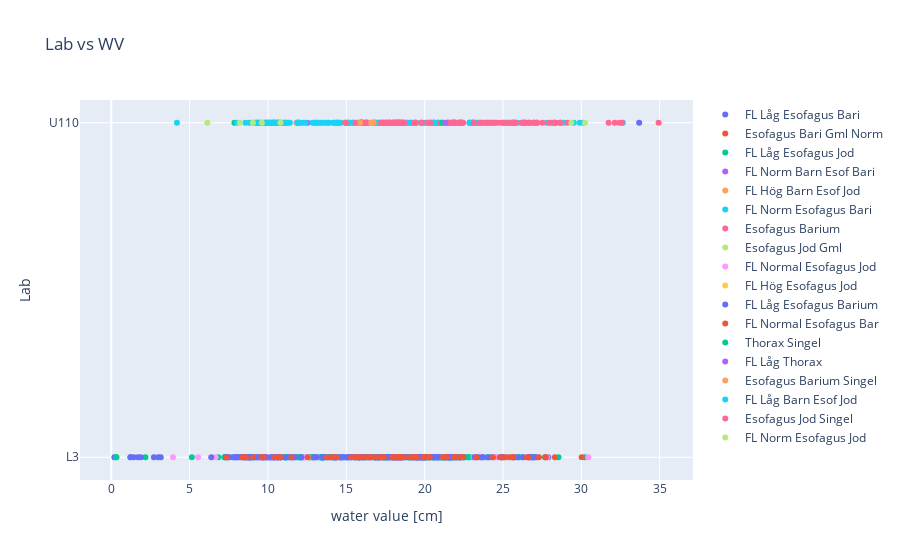

Notebook cell for this chart:
### Code cell
# Beroenden av vattenvärdet PatientEquivalentThickness

#Konvertera L3 vattenvärden med faktor 10
#j=0
#for j in range(len(data_vv)):
#    if data_vv['DisplayName'][j] == 'L3':
#        data_vv['PatientEquivalentThickness'][j] = data_vv['PatientEquivalentThickness'][j]/10

#Droppa L3 pga faktor 10 fel på vv
#data_vv = data_vv[data_vv['DisplayName'] != 'L3']

fig = go.Figure()

i=0
for i in range(len(unikprot_vv)):
    fig.add_trace(
        go.Scatter(x=data_vv[data_vv['AcquisitionProtocol']==unikprot_vv[i]].PatientEquivalentThickness,
                   y=data_vv[data_vv['AcquisitionProtocol']==unikprot_vv[i]].DisplayName, #DoseRP,
                   mode='markers',
                   name=unikprot_vv[i])
    )


fig.update_layout(title='Lab vs WV',
                  yaxis_title='Lab', xaxis_title='water value [cm]'
)

#fig.update_xaxes(title_text='Event', row=1, col=1)    
#fig.update_xaxes(title_text='Event', row=1, col=2)
#fig.update_xaxes(title_text='Event', row=1, col=3)

#tot_fl = len(data_vv[data_vv['AcquisitionProtocol']=='FL Norm Esofagus Bari'])
#tot_exp = len(data_vv[data_vv['AcquisitionProtocol']=='Esofagus Barium'])

#print(f'Totalt {tot_fl} genomlysningsevents och {tot_exp} exponeringsevents')

fig.show()

### Figure 1 — Plotly figure (JSON) as saved in the notebook; plotly's stock layout.template omitted (floating-point values rounded to 4 significant figures; data arrays with more than 128 entries replaced by an {"elided": "..."} marker saying what was removed)
{"data": [{"mode": "markers", "name": "FL Låg Esofagus Bari", "type": "scatter", "x": {"elided": "149 float values"}, "y": {"elided": "149 str values"}}, {"mode": "markers", "name": "Esofagus Bari Gml Norm", "type": "scatter", "x": [12.73], "y": ["L3"]}, {"mode": "markers", "name": "FL Låg Esofagus Jod", "type": "scatter", "x": {"elided": "181 float values"}, "y": {"elided": "181 str values"}}, {"mode": "markers", "name": "FL Norm Barn Esof Bari", "type": "scatter", "x": [18.92, 16.28, 17.82, 14.43, 12.52, 20.53, 19.97, 14.39], "y": ["U110", "U110", "U110", "U110", "U110", "U110", "U110", "U110"]}, {"mode": "markers", "name": "FL Hög Barn Esof Jod", "type": "scatter", "x": [11.82], "y": ["U110"]}, {"mode": "markers", "name": "FL Norm Esofagus Bari", "type": "scatter", "x": {"elided": "199 float values"}, "y": {"elided": "199 str values"}}, {"mode": "markers", "name": "Esofagus Barium", "type": "scatter", "x": [23.75, 17.81, 24.76, 17.93, 22.27, 26.35, 18.12, 18.14, 26.77, 18.38, 18.36, 23.86, 24.1, 19.45, 24.42, 18.06, 28.29, 18.5, 27.16, 25.8, 15.97, 20.33, 16.24, 15.98, 20.35, 19.33, 22.39, 22.3, 21.95, 16.3, 16.32, 27.52, 24.97, 31.74, 28.37, 32.58, 23.53, 17.33, 25.43, 26.16, 18.48, 21.88, 18.18, 17.23, 14.97, 23.14, 21.68, 14.94, 21.99, 21.46, 18.31, 28.09, 22.45, 21.02, 20.22, 15.59, 18.47, 18.61, 18.3, 16, 19.82, 29.11, 27.17, 24.56, 18.53, 34.93, 27.95, 32.13, 32.43, 25.09, 26.58, 27, 18.32, 27, 28.65, 18.71, 17.44, 17.63, 25.65, 17.28, 25.63, 26.36, 21.8, 17.21, 16.69, 25.56, 25.23], "y": ["U110", "U110", "U110", "U110", "U110", "U110", "U110", "U110", "U110", "U110", "U110", "U110", "U110", "U110", "U110", "U110", "U110", "U110", "U110", "U110", "U110", "U110", "U110", "U110", "U110", "U110", "U110", "U110", "U110", "U110", "U110", "U110", "U110", "U110", "U110", "U110", "U110", "U110", "U110", "U110", "U110", "U110", "U110", "U110", "U110", "U110", "U110", "U110", "U110", "U110", "U110", "U110", "U110", "U110", "U110", "U110", "U110", "U110", "U110", "U110", "U110", "U110", "U110", "U110", "U110", "U110", "U110", "U110", "U110", "U110", "U110", "U110", "U110", "U110", "U110", "U110", "U110", "U110", "U110", "U110", "U110", "U110", "U110", "U110", "U110", "U110", "L3"]}, {"mode": "markers", "name": "Esofagus Jod Gml", "type": "scatter", "x": [12.57, 11.55, 20.42, 21.39, 10.28, 10.82, 20.48, 21.05, 25.45, 25.83], "y": ["L3", "L3", "L3", "L3", "L3", "L3", "L3", "L3", "L3", "L3"]}, {"mode": "markers", "name": "FL Normal Esofagus Jod", "type": "scatter", "x": [21.45, 21.87, 30.44, 23.21, 27.81, 21.39, 21.56, 12.32, 19.33, 18.38, 24.97, 19.38, 17.94, 8.61, 9.55, 9.52, 24.53, 3.94, 13.12, 12.31, 12.44, 14.97, 16.95, 10.51, 16.45, 15.61, 22.35, 24.59, 14.63, 15.09, 11.71, 19.51, 19.58, 8.81, 10.08, 10.05, 9.61, 17.09, 18.13, 18.42, 6.66, 9.68, 9.63, 10, 7.42, 8.73, 17.15, 17.02, 18.03, 9.22, 7.88, 5.54, 10.32, 9.84, 21.11, 24.91, 19.56, 23.58, 23.58, 24.55, 22.02, 20.2, 20.74, 21.98, 19.5, 23.13], "y": ["L3", "L3", "L3", "L3", "L3", "L3", "L3", "L3", "L3", "L3", "L3", "L3", "L3", "L3", "L3", "L3", "L3", "L3", "L3", "L3", "L3", "L3", "L3", "L3", "L3", "L3", "L3", "L3", "L3", "L3", "L3", "L3", "L3", "L3", "L3", "L3", "L3", "L3", "L3", "L3", "L3", "L3", "L3", "L3", "L3", "L3", "L3", "L3", "L3", "L3", "L3", "L3", "L3", "L3", "L3", "L3", "L3", "L3", "L3", "L3", "L3", "L3", "L3", "L3", "L3", "L3"]}, {"mode": "markers", "name": "FL Hög Esofagus Jod", "type": "scatter", "x": [20.85], "y": ["L3"]}, {"mode": "markers", "name": "FL Låg Esofagus Barium", "type": "scatter", "x": {"elided": "174 float values"}, "y": {"elided": "174 str values"}}, {"mode": "markers", "name": "FL Normal Esofagus Bar", "type": "scatter", "x": [27.29, 27.73, 16.47, 17.18, 9.6, 10.78, 10.69, 27.7, 26.53, 18.05, 26.62, 18.06, 19.18, 17.93, 17.4, 16.81, 14.2, 8.5, 22.47, 13.76, 22.02, 15.31, 9.05, 9.73, 9.63, 8.38, 8.58, 17.31, 18.6, 7.35, 18.99, 18.26, 15.8, 16.51, 19.27, 8.49, 20.17, 20.32, 24.36, 21.86, 21.38, 14.02, 14.37, 20.28, 19.93, 21.22, 15.85, 21.43, 10.38, 22.21, 20.01, 21.18, 16.81, 11.5, 18.54, 18.33, 17.19, 16.25, 16.15, 10.75, 12.54, 24.79, 25.65, 25.65, 19.94, 22.32, 28.31, 15.8, 15.58, 19.38, 18.24, 18.41, 15.56, 25.39, 19.48, 23.31, 18.42, 30.02, 25.1, 25.61, 18.43, 18.02, 15.85], "y": ["L3", "L3", "L3", "L3", "L3", "L3", "L3", "L3", "L3", "L3", "L3", "L3", "L3", "L3", "L3", "L3", "L3", "L3", "L3", "L3", "L3", "L3", "L3", "L3", "L3", "L3", "L3", "L3", "L3", "L3", "L3", "L3", "L3", "L3", "L3", "L3", "L3", "L3", "L3", "L3", "L3", "L3", "L3", "L3", "L3", "L3", "L3", "L3", "L3", "L3", "L3", "L3", "L3", "L3", "L3", "L3", "L3", "L3", "L3", "L3", "L3", "L3", "L3", "L3", "L3", "L3", "L3", "L3", "L3", "L3", "L3", "L3", "L3", "L3", "L3", "L3", "L3", "L3", "L3", "L3", "L3", "L3", "L3"]}, {"mode": "markers", "name": "Thorax Singel", "type": "scatter", "x": [21.11], "y": ["U110"]}, {"mode": "markers", "name": "FL Låg Thorax", "type": "scatter", "x": [21.33], "y": ["U110"]}, {"mode": "markers", "name": "Esofagus Barium Singel", "type": "scatter", "x": [15.89, 16.58, 16.74], "y": ["U110", "U110", "U110"]}, {"mode": "markers", "name": "FL Låg Barn Esof Jod", "type": "scatter", "x": [10.66, 11.9, 13.83, 4.19, 8.02, 9.37, 10.37], "y": ["U110", "U110", "U110", "U110", "U110", "U110", "U110"]}, {"mode": "markers", "name": "Esofagus Jod Singel", "type": "scatter", "x": [28.33], "y": ["U110"]}, {"mode": "markers", "name": "FL Norm Esofagus Jod", "type": "scatter", "x": [30.23, 9.61, 29.36, 10.8, 8.2, 9.04, 6.13], "y": ["U110", "U110", "U110", "U110", "U110", "U110", "U110"]}], "layout": {"title": {"text": "Lab vs WV"}, "xaxis": {"title": {"text": "water value [cm]"}}, "yaxis": {"title": {"text": "Lab"}}}}
